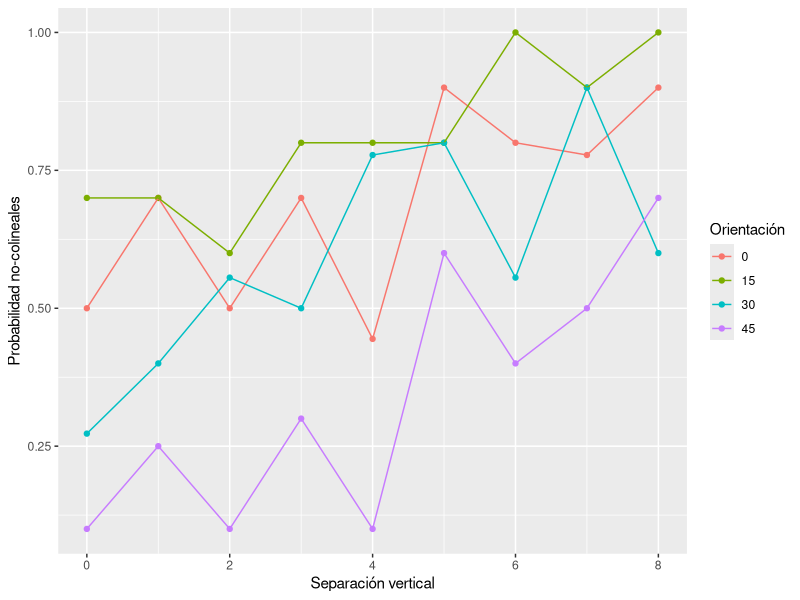

Write the R code that produced this figure.
## ---- chunk 1
# Las librerías que necesitamos
libraries <- c("tidyverse","cowplot","quickpsy",
               "broom","knitr","circular")

# Cargamos las librerias que necesitamos, si no las tenemos, indicamos a R que las instale
invisible(
  lapply(
    libraries, function(x) {
      if(!require(x, character.only = T, quietly = T)) {
        install.packages(x)
        require(x, character.only = T, quietly = T)
      }
    }
  )
)
## ---- chunk 2
UA <- read.table("./pia/P2/MisDatos_UA_mix.txt", header = F, skip = 7, 
                 col.names = c("Trial", "Condi", "Torsion", "Coline", "Resp", "Sentit", "TR "))

UA_summary <- UA %>%
  group_by(Torsion,Coline) %>%
  summarize(prop = mean(Resp))
## ---- chunk 3
knitr::kable(UA_summary %>% spread(Torsion, prop),
             col.names = c("Colinealidad","0 deg.","15 deg.", "30 deg.", "45 deg."))
## ---- chunk 4
ggplot(UA_summary,aes(Coline, prop, color = factor(Torsion))) +
  geom_point() + 
  geom_line() +
  labs(x = "Separación vertical",
       y = "Probabilidad no-colineales",
       color = "Orientación")
## ---- chunk 5
logit_fun = function(p){
  return(log(p/(1-p)))
}

UA_Spread <- UA_summary %>% spread(Torsion, prop)

UA_summary_log <- (UA_summary_logit <- UA_Spread %>%
  mutate(`0`= ifelse(`0`==0,0.01,ifelse(`0`==1,0.99,`0`)),
         `15`= ifelse(`15`==0,0.01,ifelse(`15`==1,0.99,`15`)),
         `30`= ifelse(`30`==0,0.01,ifelse(`30`==1,0.99,`30`)),
         `45`= ifelse(`45`==0,0.01,ifelse(`45`==1,0.99,`45`))) %>%
  group_by(Coline) %>%
  mutate_all(.funs="logit_fun")) %>%
  gather(id,value,`0`:`45`) %>%
  group_by(id) %>%
  do(broom::tidy(lm(value ~ Coline, data = .))) %>%
  select(1:3)

fit_colineal_par <- data.frame(b = UA_summary_log$estimate[c(1,3,5,7)],
                               a = UA_summary_log$estimate[c(2,4,6,8)],
                               Colineal = c("0_deg","15_deg","30_deg","45_deg")) %>%
  mutate(UA = -b/a)
## ---- chunk 6
knitr::kable(UA_summary_logit ,
             col.names = c("Colinealidad","0 deg.","15 deg.", "30 deg.", "45 deg."), 
             digits = 2)
## ---- chunk 7
knitr::kable(fit_colineal_par, 
             digits = 2,
             col.names=c("Intercepto","Pendiente","Colinealidad","Umbral Absoluto"))
